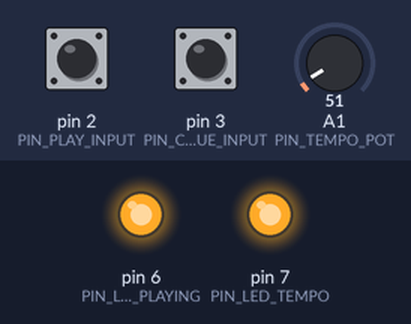
This sketch was run on a simulated Arduino Uno, built with avr-gcc and run on an emulated ATmega328P. Parts: output pins drawn as LEDs (lit = HIGH). Dashed ring = blinking. Inputs (shaded band) come from the test bench; at power-on: pin 2 (PIN_PLAY_INPUT) HIGH, pin 3 (PIN_CONTINUE_INPUT) HIGH, A1 (PIN_TEMPO_POT) = 51. MIDI output is not drawn.

Above: at 1.2 s.
1.3 s: pin 2 (PIN_PLAY_INPUT) pulled LOW for 0.15 s
At 2.3 s:
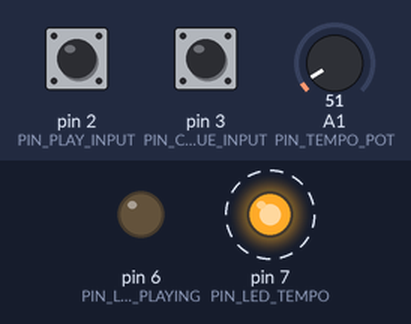
4.4 s: pin 2 (PIN_PLAY_INPUT) pulled LOW for 1 s
At 6.6 s:
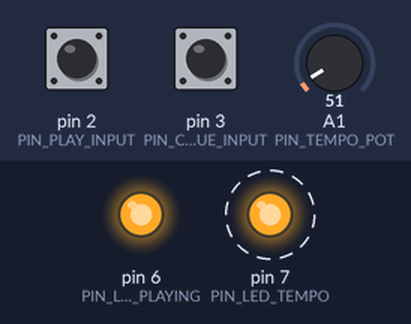
8.4 s: pin 2 (PIN_PLAY_INPUT) pulled LOW for 3.2 s
At 10.0 s:
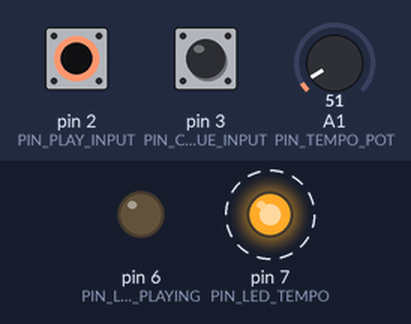
Timing chart, 0 to 20.6 s (numbered marks = the images above; inputs shaded):
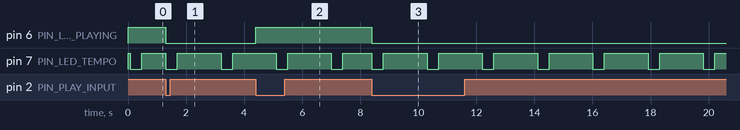

Measured:
- after the input at 1.3 s, pin 6 (PIN_LED_PLAYING): HIGH → LOW at once
- after the input at 4.4 s, pin 6 (PIN_LED_PLAYING): LOW → HIGH at once
- after the input at 8.4 s, pin 6 (PIN_LED_PLAYING): HIGH → LOW at once
- by itself, pin 7 (PIN_LED_TEMPO): alternates HIGH for 1.5 s and LOW for 0.40 s

The sketch:

drum_instrument.ino
```cpp
#include <MsTimer2.h>

/******************************************************************************
clock-gen.ino
Use SparkFun MIDI Shield as a MIDI clock generator.

Byron Jacquot, SparkFun Electronics
October 8, 2015
https://github.com/sparkfun/MIDI_Shield/tree/V_1.5/Firmware/clock-gen

Generate MIDI clock messages at the tempo indicated by  A1.
Send start/stop messages when D2 is pressed, and continue when D3 is pressed.

Resources:

  This sketch has a clock receiving counterpart in clock-recv.ino

  This code is dependent on the FortySevenEffects MIDI library for Arduino.
  https://github.com/FortySevenEffects/arduino_midi_library
  This was done using version 4.2, hash fb693e724508cb8a473fa0bf1915101134206c34
  This library is now under the MIT license, as well.
  You'll need to install that library into the Arduino IDE before compiling.


Development environment specifics:
  It was developed for the Arduino Uno compatible SparkFun RedBoard, with a  SparkFun
  MIDI Shield.

  Written, compiled and loaded with Arduino 1.6.5

This code is released under the [MIT License](http://opensource.org/licenses/MIT).

Please review the LICENSE.md file included with this example. If you have any questions
or concerns with licensing, please contact techsupport@sparkfun.com.

Distributed as-is; no warranty is given.
******************************************************************************/

#include <SoftwareSerial.h>
#include <MsTimer2.h>
#include <MIDI.h>

#define PIN_LED_PLAYING 6
#define PIN_LED_TEMPO 7
#define PIN_PLAY_INPUT 2
#define PIN_CONTINUE_INPUT 3

#define PIN_TEMPO_POT 1

static const uint16_t DEBOUNCE_COUNT = 50;

//SoftwareSerial SoftSerial(8,9);

/* Args:
   - type of port to use (hard/soft)
   - port object name
   - name for this midi instance
*/
MIDI_CREATE_INSTANCE(HardwareSerial, Serial, MIDI);
//MIDI_CREATE_INSTANCE(SoftwareSerial, SoftSerial, MIDI);

bool running;
bool send_start;
bool send_stop;
bool send_continue;
bool send_tick;
uint32_t tempo_delay;


void play_button_event()
{
  // toggle running state,
  // send corresponding responses
  running = !running;

    if(running)
    {
      send_start = true;
      digitalWrite(PIN_LED_PLAYING, LOW);
    }
    else
    {
      send_stop = true;
      digitalWrite(PIN_LED_PLAYING, HIGH);
    }
}

void cont_button_event()
{
  // ignore continue if running
  if(!running)
  {
    send_continue = true;
    running = true;
    digitalWrite(PIN_LED_PLAYING, LOW);
  }
}

void timer_callback()
{
  send_tick = true;
}

void check_pots()
{
  uint32_t pot_val;
  uint32_t calc;

  pot_val = analogRead(PIN_TEMPO_POT);

  // Result is 10 bits
  calc = (((0x3ff - pot_val) * 75)/1023) + 8;

  tempo_delay = calc  ;//* 5;
}

void check_buttons()
{
  uint8_t val;
  static uint16_t play_debounce = 0;
  static uint16_t cont_debounce = 0;

  // First the PLAY/STOP button
  val = digitalRead(PIN_PLAY_INPUT);

  if(val == LOW)
  {
    play_debounce++;

    if(play_debounce == DEBOUNCE_COUNT)
    {
      play_button_event();
    }
  }
  else
  {
    play_debounce = 0;
  }

  // Then the continue button
  val = digitalRead(PIN_CONTINUE_INPUT);

  if(val == LOW)
  {
    cont_debounce++;

    if(cont_debounce == DEBOUNCE_COUNT)
    {
      cont_button_event();
    }
  }
  else
  {
    cont_debounce = 0;
  }


}


void setup()
{
  // put your setup code here, to run once:

  // LED outputs
  pinMode(PIN_LED_PLAYING, OUTPUT);
  pinMode(PIN_LED_TEMPO, OUTPUT);
  digitalWrite(PIN_LED_PLAYING, HIGH);
  digitalWrite(PIN_LED_TEMPO, HIGH);

  // button inputs
  pinMode(PIN_PLAY_INPUT, INPUT_PULLUP);
  pinMode(PIN_CONTINUE_INPUT, INPUT_PULLUP);

//  Serial.begin(9600);
//  Serial.println("Setting up");

//  SoftSerial.begin(31250);

  // do I need to init the soft serial port?

#if 1
  MIDI.begin(MIDI_CHANNEL_OMNI);
  MIDI.turnThruOff();
#endif

  running = false;
  send_start = false;
  send_stop = false;
  send_tick = false;

  // prime the tempo pump
  check_pots();

//  check_timing();

  MsTimer2::set(tempo_delay, timer_callback);
  MsTimer2::start();

}

void loop()
{
  static uint32_t loops = 0;
  static uint8_t  ticks = 0;
  static uint8_t  prev_ticks = 0;
  bool reset_timer = false;

  // put your main code here, to run repeatedly:
  // turn the crank...
  MIDI.read();

  // Check buttons
  check_buttons();

  // process inputs
  if(send_start)
  {
    MIDI.sendNoteOn(36,100,1);
    send_start = false;
//    Serial.println("Starting");

    ticks = 0;

    // Next tick comes immediately...
    // it also resets the timer
    send_tick = true;

  }
  if(send_continue)
  {
    MIDI.sendNoteOn(40,100,1);
    send_continue = false;
//    Serial.println("continuing");

    // Restore the LED blink counter
    ticks = prev_ticks;

    // Next tick comes immediately...
    // it also resets the timer
    send_tick = true;
  }

  if(send_stop)
  {
    MIDI.sendNoteOn(36,100,1);
    send_stop = false;
    prev_ticks = ticks ;
//    Serial.println("Stopping");
  }

  if(send_tick)
  {
    MIDI.sendRealTime(midi::Clock);
    send_tick = false;

    ticks++;
    if(ticks < 6)
    {
      digitalWrite(PIN_LED_TEMPO, LOW);
    }
    else if(ticks == 6)
    {
      digitalWrite(PIN_LED_TEMPO, HIGH);
    }
    else if(ticks >= 24)
    {
      ticks = 0;
    }

    check_pots();

    reset_timer = true;
  }

  if(reset_timer)
  {
    MsTimer2::stop();
    MsTimer2::set(tempo_delay, timer_callback);
    MsTimer2::start();

    reset_timer = false;
  }

  loops++;
}
```
